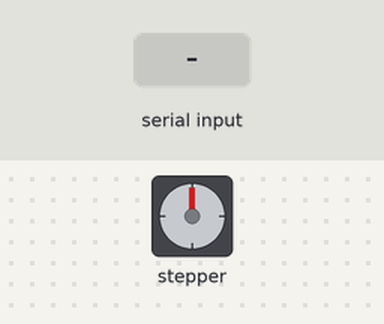
Bench run of a sketch on a simulated Arduino Uno, built with avr-gcc and run on an emulated ATmega328P. Parts: stepper motor. Wiring (inferred from the names in the program): stepper motor (2048 steps per turn assumed): coils pin 8, pin 9, pin 10, pin 11. The inputs (shaded band) are chosen by the test bench. What the sketch prints to the serial monitor is not drawn.

Above: at 1.2 s.
1.3 s: "L" received over Serial
At 1.7 s:
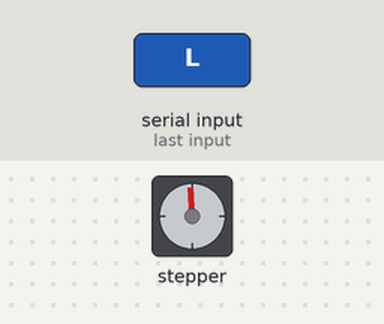
2.8 s: "R" received over Serial
At 3.5 s:
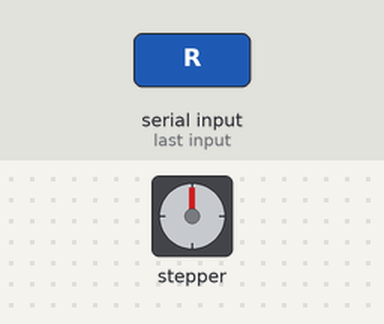
Timing chart, 0 to 5.8 s (numbered marks = the images above; inputs shaded):
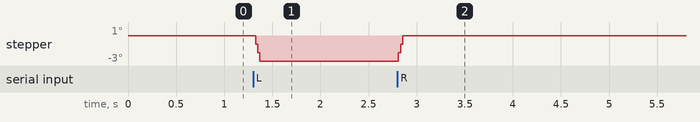

The sketch:

sketch_nov1a.ino
```cpp
#include <Arduino.h>

// === CONFIGURATION ===
int IN1 = 8;
int IN2 = 9;
int IN3 = 10;
int IN4 = 11;

int delayTime = 2; // delay between steps (ms) - lower = faster

// 8-step sequence for 28BYJ-48
int steps[8][4] = {
  {1, 0, 0, 1},
  {1, 0, 0, 0},
  {1, 1, 0, 0},
  {0, 1, 0, 0},
  {0, 1, 1, 0},
  {0, 0, 1, 0},
  {0, 0, 1, 1},
  {0, 0, 0, 1}
};

void setup() {
  pinMode(IN1, OUTPUT);
  pinMode(IN2, OUTPUT);
  pinMode(IN3, OUTPUT);
  pinMode(IN4, OUTPUT);

  Serial.begin(9600);
  Serial.println("Stepper control ready");
}

void stepMotor(int step) {
  digitalWrite(IN1, steps[step][0]);
  digitalWrite(IN2, steps[step][1]);
  digitalWrite(IN3, steps[step][2]);
  digitalWrite(IN4, steps[step][3]);
}

void rotateCW(int stepsCount = 10) {
  for (int i = 0; i < stepsCount; i++) {
    for (int s = 0; s < 8; s++) {
      stepMotor(s);
      delay(delayTime);
    }
  }
}

void rotateCCW(int stepsCount = 10) {
  for (int i = 0; i < stepsCount; i++) {
    for (int s = 7; s >= 0; s--) {
      stepMotor(s);
      delay(delayTime);
    }
  }
}

void loop() {
  if (Serial.available() > 0) {
    char command = Serial.read();

    if (command == 'L') {
      rotateCCW(5); // move small step left
    } else if (command == 'R') {
      rotateCW(5);  // move small step right
    } else if (command == 'S') {
      // stop - do nothing
    }
  }
}
```
